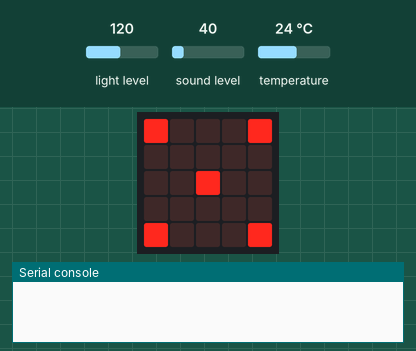
A program run on a simulated BBC micro:bit (MakeCode). Shown: the board's 5×5 LED display, the last lines printed to the serial console. The inputs (shaded band) are chosen by the test bench; at power-on: light level 120, sound level 40, temperature 24 °C. Data-log rows are listed on the console.

Above: at 0.1 s.
At 0.5 s:
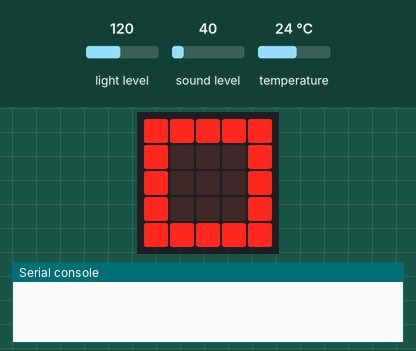
At 1.1 s:
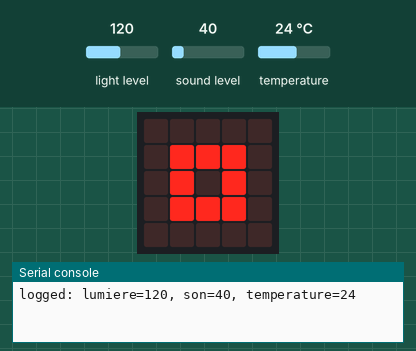

Measured:
- what the display in image 1 shows lasts 0.6 s, from 0.4 s to 1.0 s
- what the display in image 2 shows lasts 0.7 s, from 1.0 s to 1.7 s

The program:

main.ts
```typescript
datalogger.onLogFull(function () {
    music.playMelody("E B C5 A B G A F ", 120)
})
basic.showLeds(`
    # . . . #
    . . . . .
    . . # . .
    . . . . .
    # . . . #
    `)
datalogger.setColumnTitles(
"son",
"temperature",
"lumiere"
)
loops.everyInterval(1000, function () {
    basic.showIcon(IconNames.Square)
    datalogger.log(
    datalogger.createCV("lumiere", input.lightLevel()),
    datalogger.createCV("son", input.soundLevel()),
    datalogger.createCV("temperature", input.temperature())
    )
    basic.showIcon(IconNames.SmallSquare)
    basic.pause(100)
})
basic.forever(function () {

})
```

test.ts
```typescript
// les tests vont ici ; cela ne sera pas compilé si ce paquet est utilisé en tant qu'extension.
```
